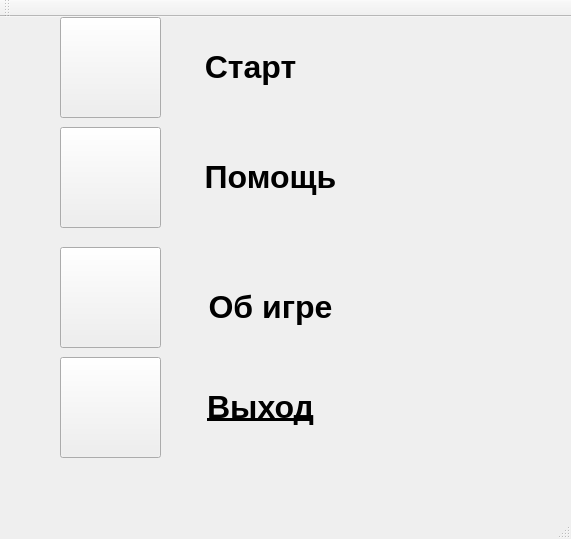
<?xml version="1.0" encoding="UTF-8"?>
<ui version="4.0">
 <class>MainWindow</class>
 <widget class="QMainWindow" name="MainWindow">
  <property name="enabled">
   <bool>true</bool>
  </property>
  <property name="geometry">
   <rect>
    <x>0</x>
    <y>0</y>
    <width>571</width>
    <height>539</height>
   </rect>
  </property>
  <property name="acceptDrops">
   <bool>false</bool>
  </property>
  <property name="windowTitle">
   <string>MainWindow</string>
  </property>
  <widget class="QWidget" name="centralWidget">
   <widget class="QPushButton" name="pushButton">
    <property name="geometry">
     <rect>
      <x>60</x>
      <y>0</y>
      <width>101</width>
      <height>101</height>
     </rect>
    </property>
    <property name="cursor">
     <cursorShape>PointingHandCursor</cursorShape>
    </property>
    <property name="text">
     <string/>
    </property>
    <property name="icon">
     <iconset resource="sprite.qrc">
      <normaloff>:/sprite/play.png</normaloff>:/sprite/play.png</iconset>
    </property>
    <property name="iconSize">
     <size>
      <width>100</width>
      <height>100</height>
     </size>
    </property>
   </widget>
   <widget class="QPushButton" name="pushButton_2">
    <property name="geometry">
     <rect>
      <x>60</x>
      <y>110</y>
      <width>101</width>
      <height>101</height>
     </rect>
    </property>
    <property name="cursor">
     <cursorShape>WhatsThisCursor</cursorShape>
    </property>
    <property name="text">
     <string/>
    </property>
    <property name="icon">
     <iconset resource="sprite.qrc">
      <normaloff>:/sprite/help.png</normaloff>:/sprite/help.png</iconset>
    </property>
    <property name="iconSize">
     <size>
      <width>100</width>
      <height>100</height>
     </size>
    </property>
   </widget>
   <widget class="QPushButton" name="pushButton_3">
    <property name="geometry">
     <rect>
      <x>60</x>
      <y>230</y>
      <width>101</width>
      <height>101</height>
     </rect>
    </property>
    <property name="cursor">
     <cursorShape>PointingHandCursor</cursorShape>
    </property>
    <property name="text">
     <string/>
    </property>
    <property name="icon">
     <iconset resource="sprite.qrc">
      <normaloff>:/sprite/about.png</normaloff>:/sprite/about.png</iconset>
    </property>
    <property name="iconSize">
     <size>
      <width>100</width>
      <height>100</height>
     </size>
    </property>
   </widget>
   <widget class="QPushButton" name="pushButton_4">
    <property name="geometry">
     <rect>
      <x>60</x>
      <y>340</y>
      <width>101</width>
      <height>101</height>
     </rect>
    </property>
    <property name="cursor">
     <cursorShape>PointingHandCursor</cursorShape>
    </property>
    <property name="text">
     <string/>
    </property>
    <property name="icon">
     <iconset resource="sprite.qrc">
      <normaloff>:/sprite/exit2.png</normaloff>:/sprite/exit2.png</iconset>
    </property>
    <property name="iconSize">
     <size>
      <width>100</width>
      <height>100</height>
     </size>
    </property>
   </widget>
   <widget class="QLabel" name="label_1">
    <property name="geometry">
     <rect>
      <x>180</x>
      <y>30</y>
      <width>141</width>
      <height>41</height>
     </rect>
    </property>
    <property name="text">
     <string>&lt;html&gt;&lt;head/&gt;&lt;body&gt;&lt;p align=&quot;center&quot;&gt;&lt;span style=&quot; font-size:24pt; font-weight:600;&quot;&gt;Старт&lt;/span&gt;&lt;/p&gt;&lt;/body&gt;&lt;/html&gt;</string>
    </property>
   </widget>
   <widget class="QLabel" name="label_2">
    <property name="geometry">
     <rect>
      <x>190</x>
      <y>140</y>
      <width>161</width>
      <height>41</height>
     </rect>
    </property>
    <property name="text">
     <string>&lt;html&gt;&lt;head/&gt;&lt;body&gt;&lt;p align=&quot;center&quot;&gt;&lt;span style=&quot; font-size:24pt; font-weight:600;&quot;&gt;Помощь&lt;/span&gt;&lt;/p&gt;&lt;/body&gt;&lt;/html&gt;</string>
    </property>
   </widget>
   <widget class="QLabel" name="label_4">
    <property name="geometry">
     <rect>
      <x>190</x>
      <y>370</y>
      <width>141</width>
      <height>41</height>
     </rect>
    </property>
    <property name="text">
     <string>&lt;html&gt;&lt;head/&gt;&lt;body&gt;&lt;p align=&quot;center&quot;&gt;&lt;span style=&quot; font-size:24pt; font-weight:600; text-decoration: underline;&quot;&gt;Выход&lt;/span&gt;&lt;/p&gt;&lt;/body&gt;&lt;/html&gt;</string>
    </property>
   </widget>
   <widget class="QLabel" name="label_3">
    <property name="geometry">
     <rect>
      <x>190</x>
      <y>270</y>
      <width>161</width>
      <height>41</height>
     </rect>
    </property>
    <property name="text">
     <string>&lt;html&gt;&lt;head/&gt;&lt;body&gt;&lt;p align=&quot;center&quot;&gt;&lt;span style=&quot; font-size:24pt; font-weight:600;&quot;&gt;Об игре&lt;/span&gt;&lt;/p&gt;&lt;/body&gt;&lt;/html&gt;</string>
    </property>
   </widget>
  </widget>
  <widget class="QMenuBar" name="menuBar">
   <property name="geometry">
    <rect>
     <x>0</x>
     <y>0</y>
     <width>571</width>
     <height>21</height>
    </rect>
   </property>
  </widget>
  <widget class="QToolBar" name="mainToolBar">
   <attribute name="toolBarArea">
    <enum>TopToolBarArea</enum>
   </attribute>
   <attribute name="toolBarBreak">
    <bool>false</bool>
   </attribute>
  </widget>
  <widget class="QStatusBar" name="statusBar"/>
 </widget>
 <layoutdefault spacing="6" margin="11"/>
 <resources>
  <include location="sprite.qrc"/>
 </resources>
 <connections/>
</ui>
